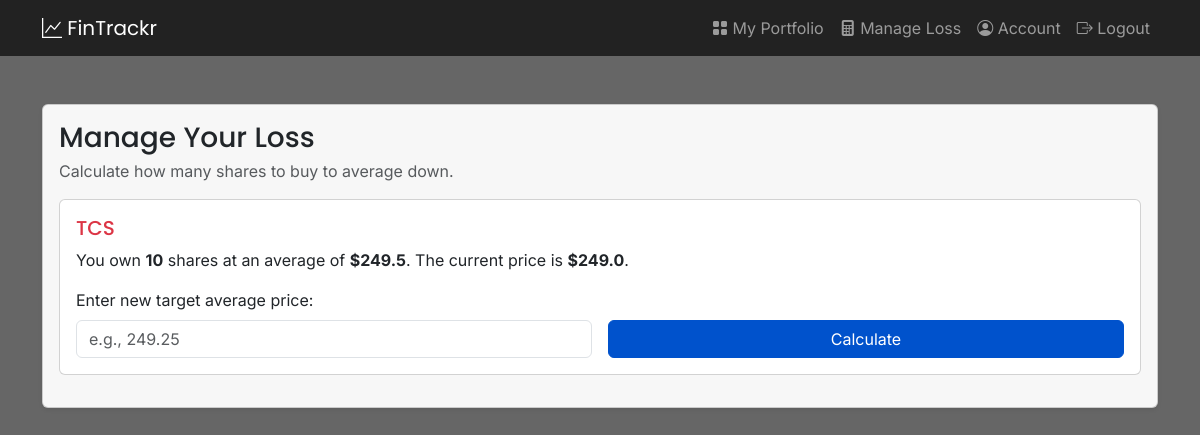
Screenshot of /manage_loss (signed in) with the database file from the repository.
### app.py (models this page shows, shortened)
class Stock(db.Model):
    id = db.Column(db.Integer, primary_key=True)
    stock_name = db.Column(db.String(100), nullable=False)
    quantity = db.Column(db.Integer, nullable=False)
    buy_price = db.Column(db.Float, nullable=False)
    current_price = db.Column(db.Float, nullable=False)
    user_id = db.Column(db.Integer, db.ForeignKey('user.id'), nullable=False)

### app.py (the view)
@app.route('/manage_loss')
@login_required
def manage_loss():
    losing_stocks = Stock.query.filter(
        Stock.user_id == current_user.id,
        Stock.current_price < Stock.buy_price
    ).all()
    return render_template('manage_loss.html', losing_stocks=losing_stocks)

### app.py (called while the page is built)
@login_manager.user_loader
def load_user(user_id):
    return User.query.get(int(user_id))

### templates/manage_loss.html (shortened to what this page needs)
{% extends "base.html" %}
{% block content %}
<div class="card shadow-sm">
    <div class="card-body">
        <h3 class="card-title">Manage Your Loss</h3>
        <p class="card-subtitle mb-2 text-muted">Calculate how many shares to buy to average down.</p>
        {% for stock in losing_stocks %}
            <div class="card my-3">
                <div class="card-body">
                    <h5 class="card-title text-danger">{{ stock.stock_name }}</h5>
                    <p>
                        You own <strong>{{ stock.quantity }}</strong> shares at an average of <strong>${{ stock.buy_price }}</strong>.
                        The current price is <strong>${{ stock.current_price }}</strong>.
                    </p>
                    <form method="POST" action="/calculate_break_even" class="row g-3 align-items-end">
                        <div class="col-md-6">
                            <label for="p_target" class="form-label">Enter new target average price:</label>
                            <input type="number" step="0.01" class="form-control" name="p_target"
                                   placeholder="e.g., {{ (stock.buy_price + stock.current_price) / 2 }}">
                        </div>
                        <div class="col-md-6">
                            <button type="submit" class="btn btn-primary w-100">Calculate</button>
                        </div>
                    </form>
                </div>
            </div>
        {% else %}
            <div class="alert alert-success">
                Congratulations! You have no stocks at a loss.
            </div>
        {% endfor %}
    </div>
</div>
{% endblock %}

### templates/base.html (style rules this page uses)
body { font-family: 'Inter', sans-serif; background-image: linear-gradient(rgba(0, 0, 0, 0.6), rgba(0, 0, 0, 0.6)), url('https://plus.unsplash.com/premium_photo-1661443781814-333019eaad2d?ixlib-rb-4.1.0&ixid=M3wxMjA3fDB8MHxwaG90by1wYWdlfHx8fGVufDB8fHx8fA%3D%3D&auto=format&fit=crop&q=80&w=1251'); background-size: cover; background-position: center; background-repeat: no-repeat; background-attachment: fixed; }
h1, h2, h3, h4, h5, h6, .navbar-brand { font-family: 'Poppins', sans-serif; }
.card, .jumbotron, .container > .row { animation: fadeIn 0.6s ease-out; }
.btn { transition: all 0.3s ease; }
.card { background-color: rgba(255, 255, 255, 0.95); }
:root { --fin-primary: #0052cc; --fin-green: #198754; --fin-red: #dc3545; }
.btn-primary { background-color: var(--fin-primary); border-color: var(--fin-primary); }
.text-danger { color: var(--fin-red) !important; }

### rows the page displays
Stock: stock_name "TCS", quantity "10", buy_price "249.5", current_price "249.0", p_target "e.g., 249.25"
